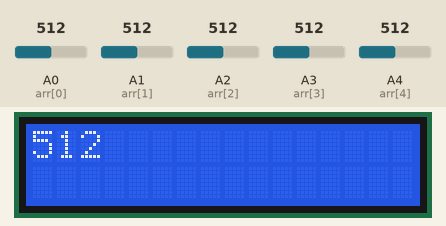
Recording of a sketch running on a simulated Arduino Uno, built with avr-gcc and run on an emulated ATmega328P. Parts: 16×2 character LCD. Inputs (shaded band) come from the test bench; at power-on: A2 (arr[2]) = 512, A0 (arr[0]) = 512, A1 (arr[1]) = 512, A3 (arr[3]) = 512, A4 (arr[4]) = 512.

Above: at 1.2 s.
1.3 s: A2 (arr[2]) set to 716
At 2.3 s:
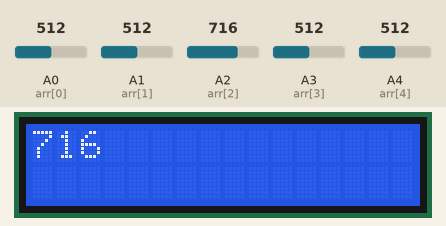
2.8 s: A2 (arr[2]) set to 502
At 3.9 s:
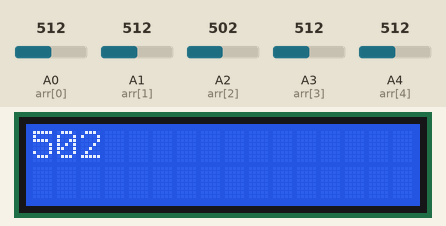
5.8 s: A2 (arr[2]) set to 522
At 6.3 s:
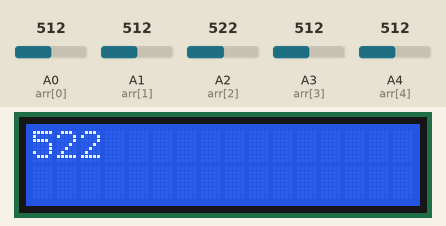
Timing chart, 0 to 8.8 s (numbered marks = the images above; inputs shaded):
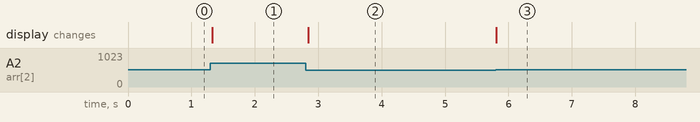

Measured:
- after the input at 1.3 s, the display: changes at once (image 1)
- after the input at 2.8 s, the display: changes at once (image 2)
- after the input at 5.8 s, the display: changes at once (image 3)

The sketch:

4A_djostik_3.ino
```cpp
// A0 = ось x | A1 = ось y | A2 = датчик огня | A3 = датчик уровня воды | A4 = датчик звука |
#include <LiquidCrystal_I2C.h>
LiquidCrystal_I2C lcd(0x27, 16, 2);

int arr[5] = {A0, A1, A2, A3, A4};
unsigned int cnt = 0;

void setup() {
  Serial.begin(9600);
  lcd.init(); lcd.backlight();

  for (int i = 0; i < 5; i++) {
    pinMode(arr[i], INPUT);
  }
}
void loop() {
  int x = analogRead(A0), y = analogRead(A1), fire = analogRead(A2), voda = analogRead(A3), zvyk = analogRead(A4);

  if (x >= 1023 && x <= 512 && y == 512) { cnt--; }
  if (x >= 512 && x <= 0 && y == 512) {
    if (cnt == 2) { cnt--; }
    cnt++;
  }

  if (cnt == 0) {
    lcd.clear(); lcd.setCursor(0, 0); lcd.print(fire);
  } else if (cnt == 1) {
    lcd.clear(); lcd.setCursor(0, 0); lcd.print(voda);
  } else if (cnt == 2) {
    lcd.clear(); lcd.setCursor(0, 0); lcd.print(zvyk);
  }
}
```
